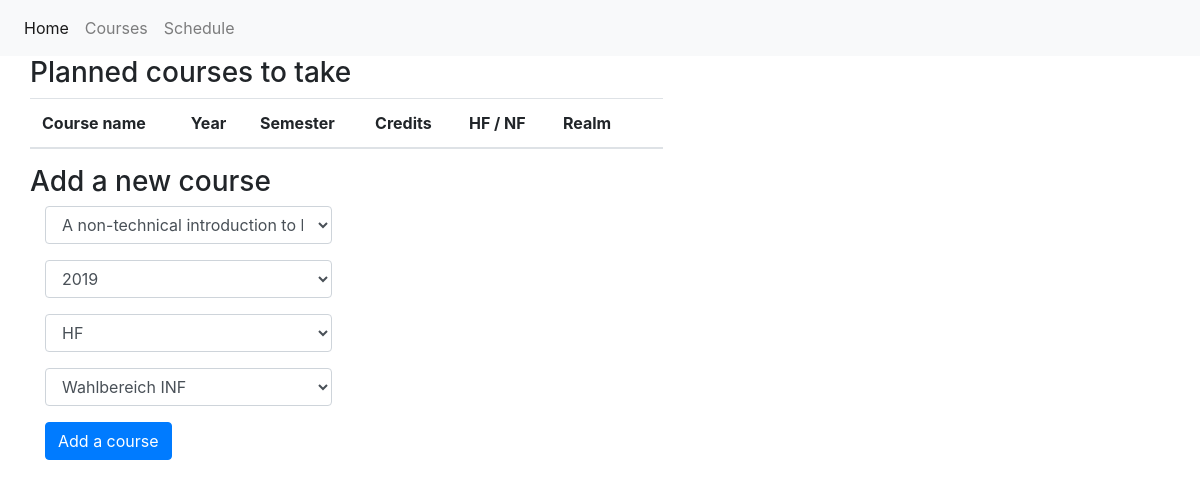
Page /schedules on the earlier database version.
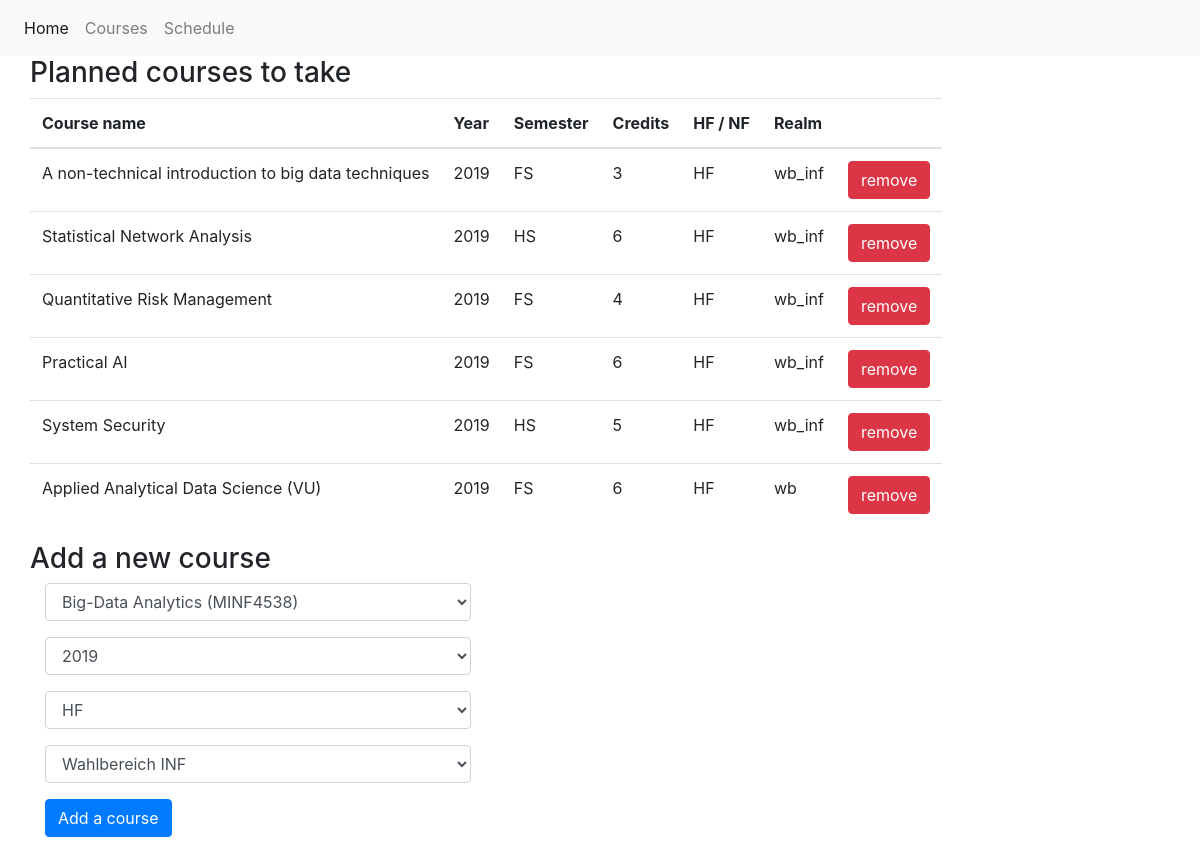
Same page on the later database version.
### models.py (models this page shows, shortened)
class Schedule(db.Model):
    __tablename__ = "schedules"
    id = db.Column(db.Integer, primary_key=True)
    course_id = db.Column(db.String, db.ForeignKey("courses.course_id"), nullable=False)
    year = db.Column(db.Integer, nullable=False)
    semester = db.Column(db.String, nullable=False)
    realm = db.Column(db.String, nullable=False)
    minorMajor = db.Column(db.String, nullable=False)

class Course(db.Model):
    __tablename__ = "courses"
    course_id = db.Column(db.String, primary_key=True)
    name = db.Column(db.String, nullable=False)
    semester = db.Column(db.String, nullable=False)
    category = db.Column(db.String, nullable=False)
    credits = db.Column(db.Integer, nullable=False)
    booked_in = db.relationship("Schedule", backref="course", lazy=True)

### app.py (the view)
@app.route("/schedules", methods=["GET"])
def schedules():
    schedules = db.session.query(Schedule).all()
    courses = db.session.query(Course).filter(~Course.booked_in.any())
    return render_template("schedules.html", schedules=schedules, courses=courses)

### templates/schedules.html (shortened to what this page needs)
{% extends "layout.html" %}
{% block body %}
    <h3>Planned courses to take</h3>
    <table class="table">
        <thead class="thead dark">
            <tr>
                <th scope="col">Course name</th>
                <th scope="col">Year</th>
                <th scope="col">Semester</th>
                <th scope="col">Credits</th>
                <th scope="col">HF / NF</th>
                <th scope="col">Realm</th>
                <th scope="col"></th>
            </tr>
        </thead>
        <tbody>
        {% for schedule in schedules %}
            <tr>
                <td>{{ schedule.course.name }}</td>
                <td>{{ schedule.year }}</td>
                <td>{{ schedule.semester }}</td>
                <td>{{ schedule.course.credits }}</td>
                <td>{{ schedule.minorMajor }}</td>
                <td>{{ schedule.realm }}</td>
                <td>
                    <form action="{{ url_for('remove_schedule') }}" method="post">
                        <input class="btn btn-danger" type="submit" value="remove">
                    </form>
                </td>
            </tr>
        {% endfor %}
        </tbody>
    </table>
    <h3>Add a new course</h3>
    <div class="container">
        <div class="row">
            <div class="col col-6">
                <form action="{{ url_for('remove_course') }}" method="post">
                    <div class="form-group">
                        <select id="course_id" class="form-control" name="course_id">
                            {% for course in courses %}
                            <option value="{{ url_for('remove_course') }}">{{ course.name }} ({{ course.course_id }})</option>
                            {% endfor %}
                        </select>
                    </div>
                    <div class="form-group">
                        <select id="year" class="form-control" name="year">
                                <option value="2019">2019</option>
                        </select>
                    </div>
                    <div class="form-group">
                        <select id="minorMajor" class="form-control" name="minorMajor">
                            <option value="HF">HF</option>
                        </select>
                    </div>
                    <div class="form-group">
                        <select id="realm" class="form-control" name="realm">
                            <option value="wb_inf">Wahlbereich INF</option>
                        </select>
                    </div>
                    <div class="form-group">
                        <button class="btn btn-primary">Add a course</button>
                    </div>
                </form>
            </div>
            <div class="col col-6">
            </div>
        </div>
    </div>
{% endblock %}

### templates/layout.html (shortened to what this page needs)
<!DOCTYPE html>
<html>
    <head>
        <link rel="stylesheet" href="https://stackpath.bootstrapcdn.com/bootstrap/4.3.1/css/bootstrap.min.css">
    </head>
    <body data-spy="scroll" data-target="#toc">
            <nav class="navbar navbar-expand-lg navbar-light bg-light">
                    <div class="collapse navbar-collapse" id="navbarSupportedContent">
                      <ul class="navbar-nav mr-auto">
                        <li class="nav-item active">
                          <a class="nav-link" href="#">Home <span class="sr-only">(current)</span></a>
                        </li>
                        <li class="nav-item">
                          <a class="nav-link" href="{{ url_for('courses') }}">Courses</a>
                        </li>
                        <li class="nav-item">
                                <a class="nav-link" href="{{ url_for('schedules') }}">Schedule</a>
                              </li>
                      </ul>
                    </div>
                  </nav>
        <div class="container">
            <div class="row">
                <div class="col-xs-12">
                    {% block body %}
                    {% endblock %}
                </div>
            </div>
        </div>
    </body>
</html>

Differences in the rows shown:
added Schedule: course.name "A non-technical introduction to big data techniques", year "2019", semester "FS", course.credits "3", minorMajor "HF", realm "wb_inf"
added Schedule: course.name "Statistical Network Analysis", year "2019", semester "HS", course.credits "6", minorMajor "HF", realm "wb_inf"
added Schedule: course.name "Quantitative Risk Management", year "2019", semester "FS", course.credits "4", minorMajor "HF", realm "wb_inf"
added Schedule: course.name "Practical AI", year "2019", semester "FS", course.credits "6", minorMajor "HF", realm "wb_inf"
added Schedule: course.name "System Security", year "2019", semester "HS", course.credits "5", minorMajor "HF", realm "wb_inf"
added Schedule: course.name "Applied Analytical Data Science (VU)", year "2019", semester "FS", course.credits "6", minorMajor "HF", realm "wb"
Other differences:
form field course_id: "A non-technical introduction to big data techniques (MOEC0477)" → "Big-Data Analytics (MINF4538)"
